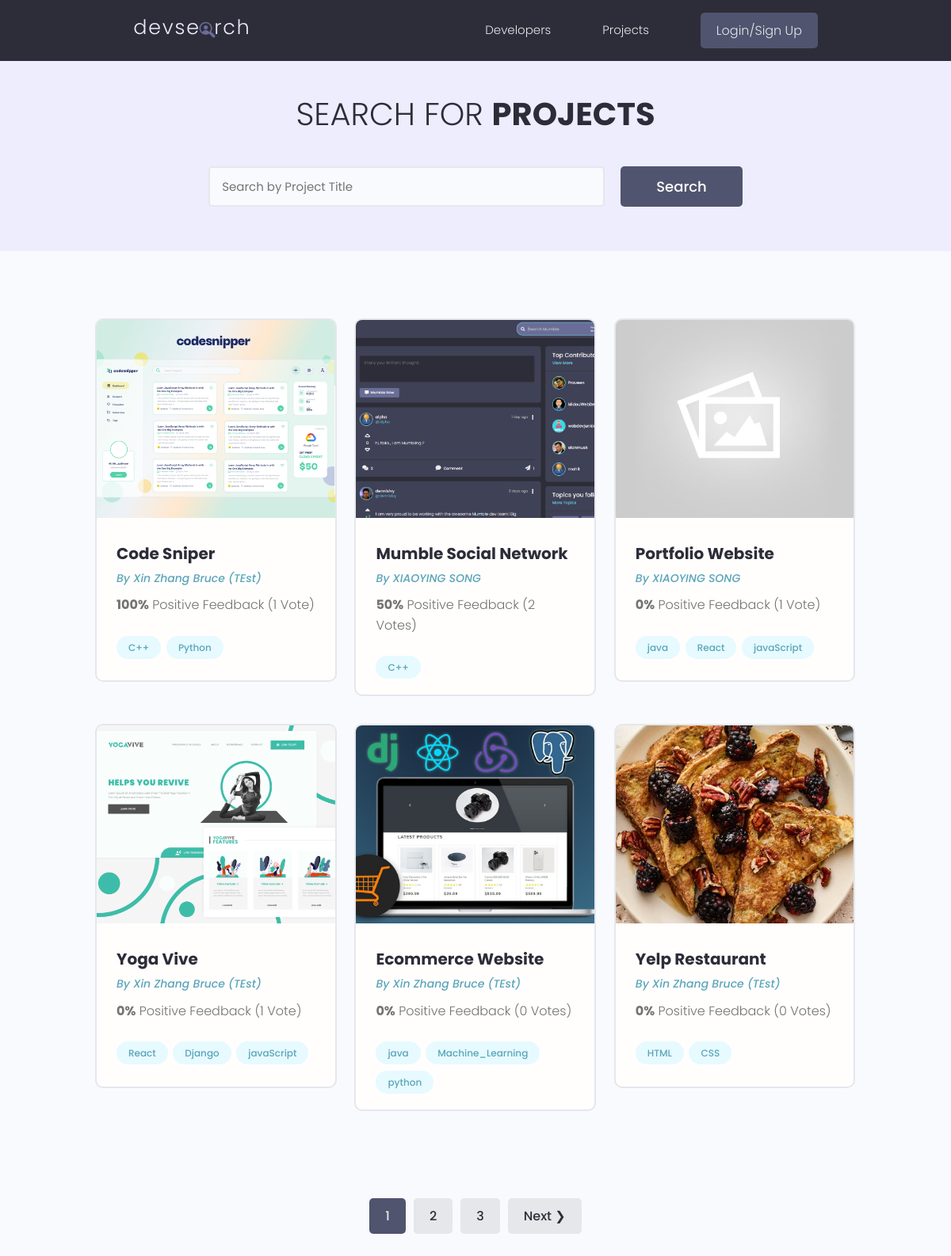
/projects/, run on the app's committed database.
### projects/models.py (models this page shows, shortened)
class Project(models.Model):
    owner = models.ForeignKey(Profile, null=True, blank=True, on_delete=models.CASCADE)
    title = models.CharField(max_length=200)
    description = models.TextField(null=True, blank=True)
    featured_image = models.ImageField(null=True, blank=True, default="default.jpg")
    demo_link = models.CharField(max_length=2000, null=True, blank=True)
    source_link = models.CharField(max_length=2000, null=True, blank=True)
    tags = models.ManyToManyField('Tag', blank=True)
    vote_total = models.IntegerField(default=0, null=True, blank=True)
    vote_ratio = models.IntegerField(default=0, null=True, blank=True)
    created = models.DateTimeField(auto_now_add=True)
    id = models.UUIDField(default=uuid.uuid4, unique=True, primary_key=True)
    class Meta:
        ordering =['-vote_ratio', '-vote_total', 'title']
    @property
    def imageURL(self):
        try:
            url = self.featured_image.url
        except:
            url = ''
        return url

class Tag(models.Model):
    name = models.CharField(max_length=200)
    created = models.DateTimeField(auto_now_add=True)
    id = models.UUIDField(default=uuid.uuid4, unique=True, primary_key=True)
    def __str__(self):
        return self.name

### users/models.py (models this page shows, shortened)
class Profile(models.Model):
    user = models.OneToOneField(User, on_delete=models.CASCADE, null=True, blank=True)
    name = models.CharField(max_length=200, blank=True, null=True)
    email = models.EmailField(max_length=500, blank=True, null=True)
    username = models.CharField(max_length=200, blank=True, null=True)
    location = models.CharField(max_length=200, blank=True, null=True)
    short_intro = models.CharField(max_length=200, blank=True, null=True)
    bio = models.TextField(blank=True, null=True)
    profile_image = models.ImageField(null=True, blank=True, upload_to='profiles/', default='profiles/user-default.png')
    social_github = models.CharField(max_length=200, blank=True, null=True)
    social_twitter = models.CharField(max_length=200, blank=True, null=True)
    social_linkedin = models.CharField(max_length=200, blank=True, null=True)
    social_youtube = models.CharField(max_length=200, blank=True, null=True)
    social_website = models.CharField(max_length=200, blank=True, null=True)
    created = models.DateTimeField(auto_now_add=True)
    id = models.UUIDField(default=uuid.uuid4, unique=True, primary_key=True)
    class Meta:
        ordering = ['created']

### projects/views.py (the view)
# urls.py: path('projects/', views.getProjects),
def projects(request):
    projects, search_query = searchProjects(request)
    custom_range, projects = paginateProjects(request, projects, 6)
    context = {'projects': projects, 'search_query': search_query, 'custom_range': custom_range}
    return render(request, 'projects/projects.html', context)

### projects/utils.py (called while the page is built)
def paginateProjects(request, projects, results):
    page = request.GET.get('page')
    paginator = Paginator(projects, results)
    try:
        projects = paginator.page(page)
    except PageNotAnInteger:
        page = 1
        projects = paginator.page(page)
    except EmptyPage:
        page = paginator.num_pages
        projects = paginator.page(page)
    leftIndex = (int(page) - 4)
    if leftIndex < 1:
        leftIndex = 1
    rightIndex = (int(page) + 5)
    if rightIndex > paginator.num_pages:
        rightIndex = paginator.num_pages + 1
    custom_range = range(leftIndex, rightIndex)
    return custom_range, projects

def searchProjects(request):
    search_query = ''
    if request.GET.get('search_query'):
        search_query = request.GET.get('search_query')
    tags = Tag.objects.filter(name__icontains=search_query)
    projects = Project.objects.distinct().filter(
        Q(title__icontains=search_query) |
        Q(description__icontains=search_query) |
        Q(owner__name__icontains=search_query) |
        Q(tags__in=tags)
    )
    return projects, search_query

### projects/templates/projects/projects.html (shortened to what this page needs)
{% extends 'main.html' %}
{% block content %}
<main class="projects">
    <section class="hero-section text-center">
        <div class="container container--narrow">
            <div class="hero-section__box">
                <h2>Search for <span>Projects</span></h2>
            </div>
            <div class="hero-section__search">
                <form id="searchForm" class="form" action="{% url 'projects' %}" method="get">
                    <div class="form__field">
                        <input class="input input--text" id="formInput#search" type="text" name="search_query"
                            value="{{search_query}}" placeholder="Search by Project Title" />
                    </div>
                    <input class="btn btn--sub btn--lg" type="submit" value="Search" />
                </form>
            </div>
        </div>
    </section>
    <section class="projectsList">
        <div class="container">
            <div class="grid grid--three">
                {% for project in projects %}
                <div class="column">
                    <div class="card project">
                        <a href="{% url 'project' project.id %}" class="project">
                            <img class="project__thumbnail" src="{{project.imageURL}}"
                                alt="project thumbnail" />
                            <div class="card__body">
                                <h3 class="project__title">{{project.title}}</h3>
                                <p>
                                    <a class="project__author" href="{% url 'user-profile' project.owner.id %}">By {{project.owner.name}}</a>
                                </p>
                                <p class="project--rating">
                                    <span style="font-weight: bold">{{project.vote_ratio}}%</span>
                                    Positive Feedback ({{project.vote_total}} Vote{{project.vote_total|pluralize:"s"}})
                                </p>
                                <div class="project__tags">
                                    {% for tag in project.tags.all %}
                                    <span class="tag tag--pill tag--main">
                                        <small>{{tag}}</small>
                                    </span>
                                    {% endfor %}
                                </div>
                            </div>
                        </a>
                    </div>
                </div>
                {% endfor %}
            </div>
        </div>
    </section>
    {% include 'pagination.html' with queryset=projects custom_range=custom_range %}
</main>
{% endblock content %}

### templates/main.html (shortened to what this page needs)
<!DOCTYPE html>
{% load static %}
<html>
<head>
    <link rel="stylesheet" href="https://cdn.iconmonstr.com/1.3.0/css/iconmonstr-iconic-font.min.css" />
    <link rel="stylesheet" href="{% static 'uikit/styles/uikit.css' %}" />
    <link rel="stylesheet" href="{% static 'styles/app.css' %}" />
</head>
<body>
    {% include 'navbar.html' %}
    {% block content %}
    {% endblock content %}
</body>
</html>

### templates/navbar.html (shortened to what this page needs)
{% load static %}
<header class="header">
    <div class="container container--narrow">
      <a href="{% url 'profiles' %}" class="header__logo">
        <img src="{% static 'images/logo.svg' %}" alt="DevSearch Logo" />
      </a>
      <nav class="header__nav">
        <ul class="header__menu">
          <li class="header__menuItem"><a href="{% url 'profiles' %}">Developers</a></li>
          <li class="header__menuItem"><a href="{% url 'projects' %}">Projects</a></li>
          {% if request.user.is_authenticated %}
          <li class="header__menuItem"><a href="{% url 'inbox' %}">Inbox</a></li>
          <li class="header__menuItem"><a href="{% url 'account' %}">Account</a></li>
          <li class="header__menuItem"><a href="{% url 'logout' %}" class="btn btn--sub">Logout</a></li>
          {% else %}
          <li class="header__menuItem"><a href="{% url 'login' %}" class="btn btn--sub">Login/Sign Up</a></li>
          {% endif %}
        </ul>
      </nav>
    </div>
  </header>

### templates/flash.html (shortened to what this page needs)
{% load static %}

### templates/pagination.html (shortened to what this page needs)
{% if queryset.has_other_pages %}
<div class="pagination">
    <ul class="container">
        {% for page in custom_range %}
        {% if page == queryset.number %}
        <li><a href="?page={{page}}" class="btn page-link btn--sub"
            data-page="{{page}}" >{{page}}</a></li>
        {% else %}
        <li><a href="?page={{page}}" class="btn page-link"
            data-page="{{page}}" >{{page}}</a></li>
        {% endif %}
        {% endfor %}
        {% if queryset.has_next %}
        <li><a href="?page={{queryset.next_page_number}}" class="btn page-link"
            data-page="{{queryset.next_page_number}}">Next &#10095;</a></li>
        {% endif %}
    </ul>
</div>
{% endif %}

### static/styles/app.css (style rules this page uses)
:root { --color-sub: #2d2d39; }
.btn--sub { background-color: var(--color-sub-light); }
.card { border: 2px solid var(--color-light); }
img { width: 100%; }
.header { position: sticky; z-index: 111; background-color: var(--color-sub); padding: 1.5rem 0; }
.header > .container { display: flex; justify-content: space-between; align-items: center; }
.header__logo > img { height: 3.8rem; }
.header__nav > ul { display: inline-flex; align-items: center; list-style: none; gap: 6.5rem; }
.header__menuItem > a { color: var(--color-light); font-weight: 300; }
.hero-section { height: 40vh; display: flex; align-items: center; background-color: var(--color-sub); }
.hero-section__box { margin-bottom: 4rem; }
.hero-section__box > h2, .hero-section__box > h2 > span { font-size: 4rem; color: var(--color-light); line-height: 1.3; text-transform: uppercase; }
.hero-section__box > h2 { font-weight: 300; }
.hero-section__box > h2 > span { font-weight: 700; }
.hero-section__search > .form { display: flex; align-items: center; justify-content: center; gap: 2rem; }
.hero-section__search > .form input.input--text { width: 50rem; }
.pagination { margin-top: 8rem; margin-bottom: 10rem; }
.pagination > ul { flex-wrap: wrap; list-style: none; display: flex; align-items: center; justify-content: center; gap: 1rem; }
.pagination .btn { color: var(--color-sub); }
.pagination .btn.btn--sub { color: var(--color-light); }
.project__author { font-size: 1.4rem; font-style: italic; }
.project--rating { margin-bottom: 1.6em; margin-top: .5em; }
.projects > .hero-section { background: var(--color-sub-lighter); height: 30vh; }
.projects .hero-section__box { margin-bottom: 2.5rem; }
.projects .hero-section__box > h2 { color: var(--color-sub); }
.projects .hero-section__box > h2 > span { font-weight: 700; color: var(--color-sub); }
.projectsList { margin-top: 8rem; }
.project__thumbnail { height: 25rem; object-fit: cover; object-position: top center; }
.project__title { font-size: 2rem; font-weight: 700; color: var(--color-sub); }

### static/uikit/styles/modules/_variables.css (style rules this page uses)
:root { --color-main: #5aa5b9; --color-main-light: #e6faff; --color-sub: #3f4156; --color-sub-light: #51546e; --color-sub-lighter: #ededfd; --color-text: #737373; --color-gray: #8b8b8b; --color-light: #e5e7eb; --color-light-gray: #767676; --color-bg: #f8fafd; --color-white: #fffefd; --color-white-light: #f3f3f3; --color-success: #359e64; --color-success-bg: #def8e8; --color-error: #fc4b0b; --color-error-bg: #fff2ee; --font-base: 'Poppins', arial, helvetica, 'Segoe UI', roboto, ubuntu, sans-serif; --font-monospace: 'Fira Code', 'Courier New', courier, monospace; --font-regular: 300; --font-medium: 500; --font-bold: 700; --generic-shadow: 1px 1px 5px #00000010; --generic-transition: all 0.3s ease-in-out; }

### static/uikit/styles/modules/_base.css (style rules this page uses)
* { margin: 0; padding: 0; box-sizing: border-box; text-rendering: optimizeLegibility; color: inherit; font-size: inherit; }
html { font-size: 50%; }
@media only screen and (min-width: 480px) { html { font-size: 56.25%; } }
@media only screen and (min-width: 1200px) { html { font-size: 62.5%; } }
body { line-height: 1.6; font-weight: 400; font-size: 1.5rem; color: var(--color-text); background-color: var(--color-bg); min-height: 100vh; }

### static/uikit/styles/modules/_typography.css (style rules this page uses)
* { font-family: var(--font-base); }
h2 { font-size: 3.6rem; font-weight: var(--font-bold); }
h3 { font-size: 3.2rem; font-weight: var(--font-medium); }
p, span, strong { font-size: 1.6rem; color: var(--color-text); font-weight: var(--font-regular); }
a { padding-bottom: 2px; text-decoration: none; display: inline-block; color: var(--color-main); font-weight: var(--font-medium); }

### static/uikit/styles/modules/_utilities.css (style rules this page uses)
.container { width: 92%; max-width: 165rem; margin: 0 auto; box-sizing: border-box; }
.container--narrow { width: 92%; max-width: 120rem; }
@media screen and (min-width: 1000px) { .container { width: 90%; } }
@media screen and (min-width: 1000px) { .container--narrow { width: 85%; } }
@media screen and (min-width: 1200px) { .container { width: 80%; } }
@media screen and (min-width: 1200px) { .container--narrow { width: 72%; } }
.text-center { text-align: center; }

### static/uikit/styles/modules/_card.css (style rules this page uses)
.card { border-radius: 1rem; background-color: var(--color-white); border: 1.5px solid var(--color-light); width: auto; height: auto; margin-top: 0.5rem; margin-bottom: 0.5rem; overflow: hidden; }
.card__body, .card__header { padding: 2rem 2.5rem; }

### data on the page
Project: imageURL (picture), title "Code Sniper", owner.name "Xin Zhang Bruce (TEst)", vote_ratio "100", vote_total "1"
Tag: name "C++"
Tag: name "Python"
Project: imageURL (picture), title "Mumble Social Network", owner.name "XIAOYING SONG", vote_ratio "50", vote_total "2"
Project: imageURL (placeholder picture), title "Portfolio Website", owner.name "XIAOYING SONG", vote_ratio "0", vote_total "1"
Tag: name "java"
Tag: name "React"
Tag: name "javaScript"
Project: imageURL (picture), title "Yoga Vive", owner.name "Xin Zhang Bruce (TEst)", vote_ratio "0", vote_total "1"
Tag: name "Django"
Project: imageURL (picture), title "Ecommerce Website", owner.name "Xin Zhang Bruce (TEst)", vote_ratio "0", vote_total "0"
Tag: name "Machine_Learning"
Tag: name "python"
Project: imageURL (picture), title "Yelp Restaurant", owner.name "Xin Zhang Bruce (TEst)", vote_ratio "0", vote_total "0"
Tag: name "HTML"
Tag: name "CSS"

### other printed values
{{ page }} "1"
{{ page }} "2" "3"
